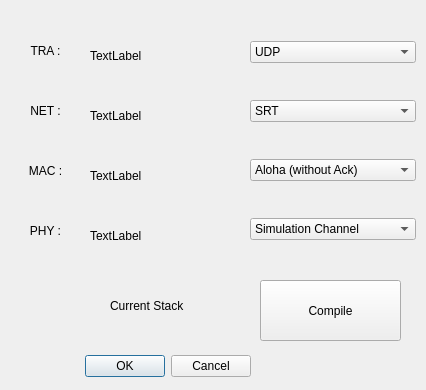
<?xml version="1.0" encoding="UTF-8"?>
<ui version="4.0">
 <class>config_panel_stack</class>
 <widget class="QDialog" name="config_panel_stack">
  <property name="geometry">
   <rect>
    <x>0</x>
    <y>0</y>
    <width>426</width>
    <height>390</height>
   </rect>
  </property>
  <property name="windowTitle">
   <string>Dialog</string>
  </property>
  <widget class="QDialogButtonBox" name="buttonBox">
   <property name="geometry">
    <rect>
     <x>80</x>
     <y>350</y>
     <width>171</width>
     <height>32</height>
    </rect>
   </property>
   <property name="orientation">
    <enum>Qt::Horizontal</enum>
   </property>
   <property name="standardButtons">
    <set>QDialogButtonBox::Cancel|QDialogButtonBox::Ok</set>
   </property>
  </widget>
  <widget class="QWidget" name="verticalLayoutWidget">
   <property name="geometry">
    <rect>
     <x>250</x>
     <y>10</y>
     <width>166</width>
     <height>261</height>
    </rect>
   </property>
   <layout class="QVBoxLayout" name="verticalLayout">
    <item>
     <widget class="QComboBox" name="cb_tra">
      <item>
       <property name="text">
        <string>UDP</string>
       </property>
      </item>
     </widget>
    </item>
    <item>
     <widget class="QComboBox" name="cb_net">
      <item>
       <property name="text">
        <string>SRT</string>
       </property>
      </item>
      <item>
       <property name="text">
        <string>DRT</string>
       </property>
      </item>
      <item>
       <property name="text">
        <string>VBF</string>
       </property>
      </item>
     </widget>
    </item>
    <item>
     <widget class="QComboBox" name="cb_mac">
      <item>
       <property name="text">
        <string>Aloha (without Ack)</string>
       </property>
      </item>
      <item>
       <property name="text">
        <string>UWAloha (with Ack)</string>
       </property>
      </item>
      <item>
       <property name="text">
        <string>XALoha (UEP)</string>
       </property>
      </item>
     </widget>
    </item>
    <item>
     <widget class="QComboBox" name="cb_phy">
      <item>
       <property name="text">
        <string>Simulation Channel</string>
       </property>
      </item>
      <item>
       <property name="text">
        <string>Modem-QPSK</string>
       </property>
      </item>
      <item>
       <property name="text">
        <string>Modem-MFSK</string>
       </property>
      </item>
      <item>
       <property name="text">
        <string>Modem-MFSK_1710</string>
       </property>
      </item>
     </widget>
    </item>
   </layout>
  </widget>
  <widget class="QPushButton" name="btn_compile">
   <property name="geometry">
    <rect>
     <x>260</x>
     <y>280</y>
     <width>141</width>
     <height>61</height>
    </rect>
   </property>
   <property name="text">
    <string>Compile</string>
   </property>
  </widget>
  <widget class="QLabel" name="label">
   <property name="geometry">
    <rect>
     <x>10</x>
     <y>30</y>
     <width>71</width>
     <height>41</height>
    </rect>
   </property>
   <property name="text">
    <string>TRA :</string>
   </property>
   <property name="alignment">
    <set>Qt::AlignCenter</set>
   </property>
  </widget>
  <widget class="QLabel" name="label_2">
   <property name="geometry">
    <rect>
     <x>10</x>
     <y>90</y>
     <width>71</width>
     <height>41</height>
    </rect>
   </property>
   <property name="text">
    <string>NET :</string>
   </property>
   <property name="alignment">
    <set>Qt::AlignCenter</set>
   </property>
  </widget>
  <widget class="QLabel" name="label_3">
   <property name="geometry">
    <rect>
     <x>10</x>
     <y>150</y>
     <width>71</width>
     <height>41</height>
    </rect>
   </property>
   <property name="text">
    <string>MAC :</string>
   </property>
   <property name="alignment">
    <set>Qt::AlignCenter</set>
   </property>
  </widget>
  <widget class="QLabel" name="label_4">
   <property name="geometry">
    <rect>
     <x>10</x>
     <y>210</y>
     <width>71</width>
     <height>41</height>
    </rect>
   </property>
   <property name="text">
    <string>PHY :</string>
   </property>
   <property name="alignment">
    <set>Qt::AlignCenter</set>
   </property>
  </widget>
  <widget class="QLabel" name="label_9">
   <property name="geometry">
    <rect>
     <x>110</x>
     <y>290</y>
     <width>91</width>
     <height>31</height>
    </rect>
   </property>
   <property name="text">
    <string>Current Stack</string>
   </property>
  </widget>
  <widget class="QLabel" name="lab_current_phy">
   <property name="geometry">
    <rect>
     <x>90</x>
     <y>220</y>
     <width>150</width>
     <height>31</height>
    </rect>
   </property>
   <property name="text">
    <string>TextLabel</string>
   </property>
   <property name="alignment">
    <set>Qt::AlignLeading|Qt::AlignLeft|Qt::AlignVCenter</set>
   </property>
  </widget>
  <widget class="QLabel" name="lab_current_mac">
   <property name="geometry">
    <rect>
     <x>90</x>
     <y>160</y>
     <width>150</width>
     <height>31</height>
    </rect>
   </property>
   <property name="text">
    <string>TextLabel</string>
   </property>
   <property name="alignment">
    <set>Qt::AlignLeading|Qt::AlignLeft|Qt::AlignVCenter</set>
   </property>
  </widget>
  <widget class="QLabel" name="lab_current_net">
   <property name="geometry">
    <rect>
     <x>90</x>
     <y>100</y>
     <width>150</width>
     <height>31</height>
    </rect>
   </property>
   <property name="text">
    <string>TextLabel</string>
   </property>
   <property name="alignment">
    <set>Qt::AlignLeading|Qt::AlignLeft|Qt::AlignVCenter</set>
   </property>
  </widget>
  <widget class="QLabel" name="lab_current_tra">
   <property name="geometry">
    <rect>
     <x>90</x>
     <y>40</y>
     <width>150</width>
     <height>31</height>
    </rect>
   </property>
   <property name="text">
    <string>TextLabel</string>
   </property>
   <property name="alignment">
    <set>Qt::AlignLeading|Qt::AlignLeft|Qt::AlignVCenter</set>
   </property>
  </widget>
 </widget>
 <resources/>
 <connections>
  <connection>
   <sender>buttonBox</sender>
   <signal>rejected()</signal>
   <receiver>config_panel_stack</receiver>
   <slot>reject()</slot>
   <hints>
    <hint type="sourcelabel">
     <x>316</x>
     <y>260</y>
    </hint>
    <hint type="destinationlabel">
     <x>286</x>
     <y>274</y>
    </hint>
   </hints>
  </connection>
  <connection>
   <sender>buttonBox</sender>
   <signal>accepted()</signal>
   <receiver>config_panel_stack</receiver>
   <slot>accept()</slot>
   <hints>
    <hint type="sourcelabel">
     <x>248</x>
     <y>254</y>
    </hint>
    <hint type="destinationlabel">
     <x>157</x>
     <y>274</y>
    </hint>
   </hints>
  </connection>
 </connections>
</ui>
